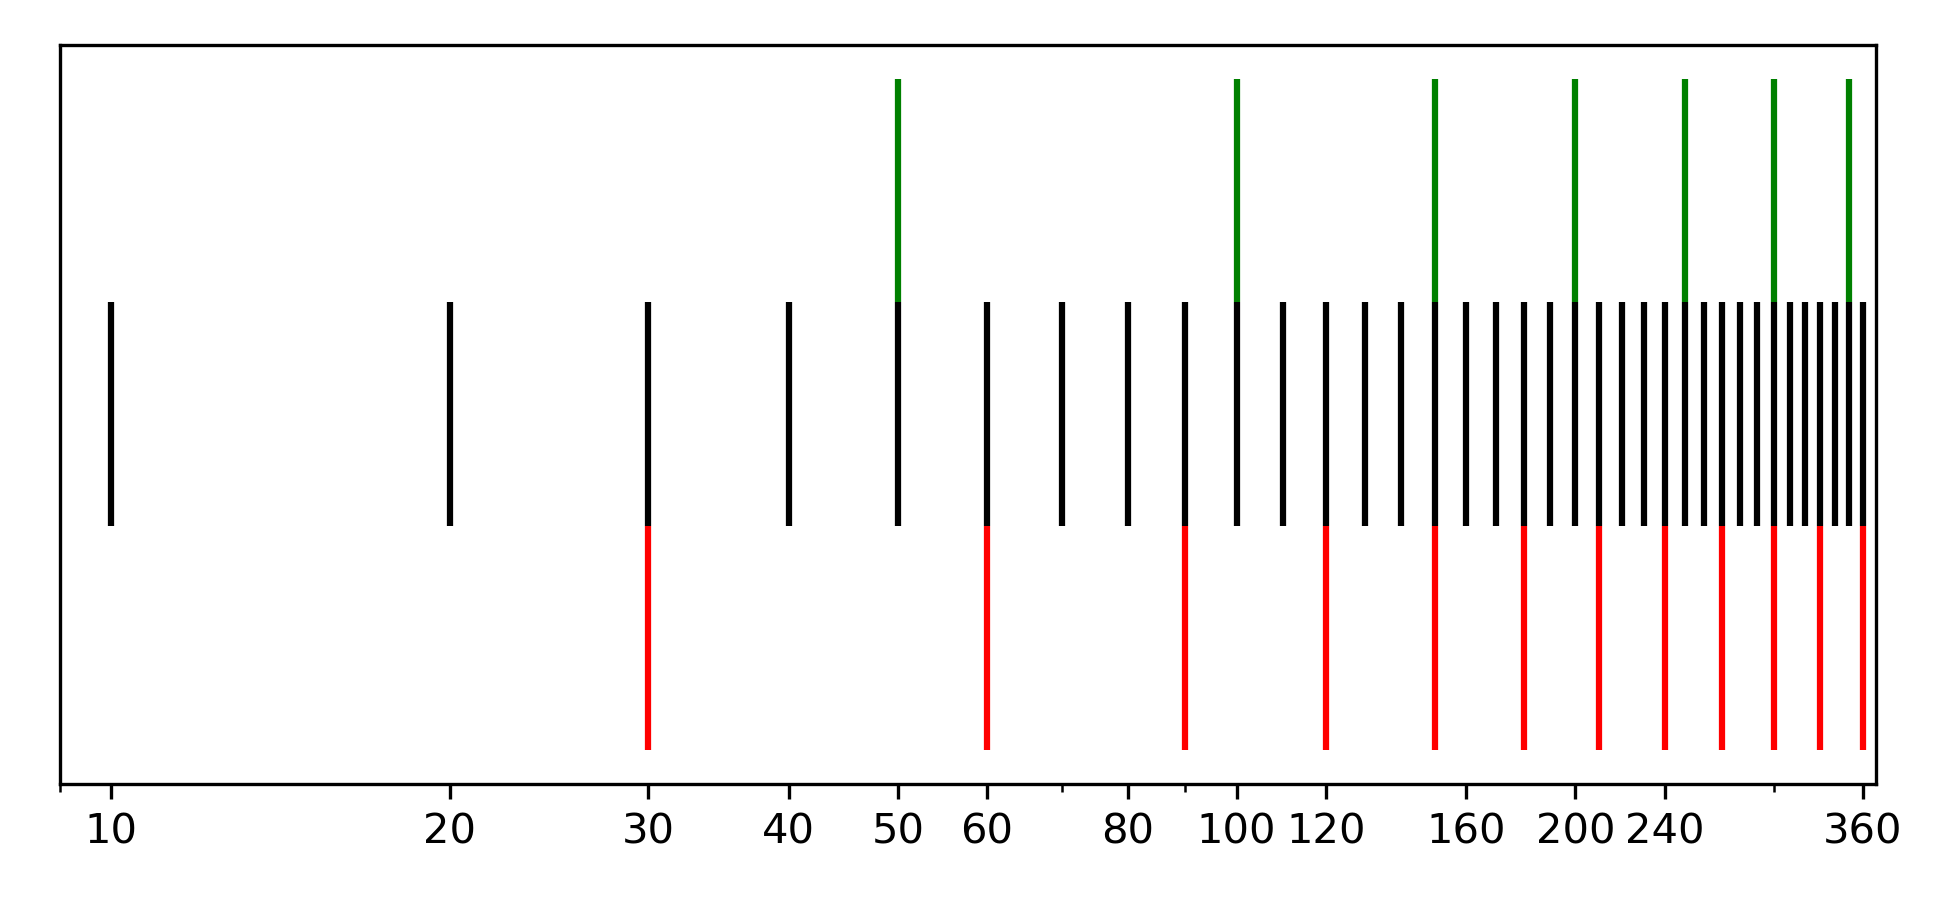

Generate this figure with Python:
from matplotlib import pyplot as plt
import numpy as np
import matplotlib
hs1 = np.arange(1, 37)
hs2 = hs1*3
hs3 = hs1 * 5

# plt.bar(np.zeros(len(hs1)), 0.25, 1, hs1)
fig, ax = plt.subplots()
fig.set_size_inches(6.5, 3)
ax.vlines(hs1, 1, 2, color='black')
ax.vlines(hs2, 0, 1, color='red')
ax.vlines(hs3, 2, 3, color='green')
# plt.scatter([1 for i in range(len(hs2))], hs2, s = 300, marker='_')
ax.set_xscale('log')
ax.set_xlim(0.9, 37)
ax.set_xticks([1, 2, 3, 4, 5, 6, 8, 10, 12, 16, 20, 24, 36])
ax.set_yticks([])
ax.set_xticklabels([10, 20, 30, 40, 50, 60, 80, 100, 120, 160, 200, 240, 360])
# ax.get_xaxis().set_major_formatter(matplotlib.ticker.ScalarFormatter())
plt.tight_layout()
plt.savefig('figure_5/figure_5.png', dpi=300)
